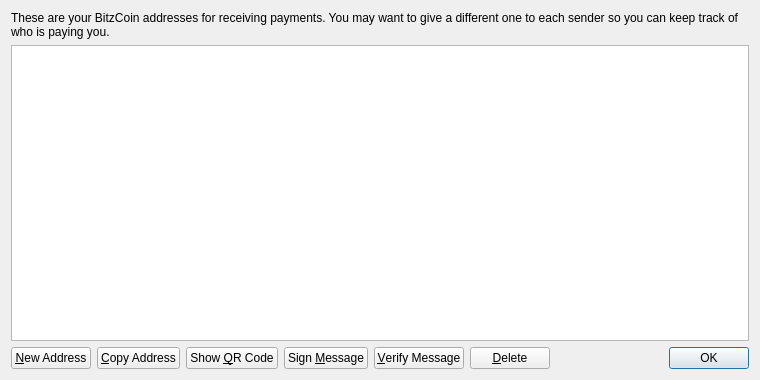
<?xml version="1.0" encoding="UTF-8"?>
<ui version="4.0">
 <class>AddressBookPage</class>
 <widget class="QWidget" name="AddressBookPage">
  <property name="geometry">
   <rect>
    <x>0</x>
    <y>0</y>
    <width>760</width>
    <height>380</height>
   </rect>
  </property>
  <property name="windowTitle">
   <string>Address Book</string>
  </property>
  <layout class="QVBoxLayout" name="verticalLayout">
   <item>
    <widget class="QLabel" name="labelExplanation">
     <property name="text">
      <string>These are your BitzCoin addresses for receiving payments. You may want to give a different one to each sender so you can keep track of who is paying you.</string>
     </property>
     <property name="textFormat">
      <enum>Qt::PlainText</enum>
     </property>
     <property name="wordWrap">
      <bool>true</bool>
     </property>
    </widget>
   </item>
   <item>
    <widget class="QTableView" name="tableView">
     <property name="contextMenuPolicy">
      <enum>Qt::CustomContextMenu</enum>
     </property>
     <property name="toolTip">
      <string>Double-click to edit address or label</string>
     </property>
     <property name="tabKeyNavigation">
      <bool>false</bool>
     </property>
     <property name="selectionMode">
      <enum>QAbstractItemView::SingleSelection</enum>
     </property>
     <property name="selectionBehavior">
      <enum>QAbstractItemView::SelectRows</enum>
     </property>
     <property name="sortingEnabled">
      <bool>true</bool>
     </property>
     <attribute name="verticalHeaderVisible">
      <bool>false</bool>
     </attribute>
    </widget>
   </item>
   <item>
    <layout class="QHBoxLayout" name="horizontalLayout">
     <item>
      <widget class="QPushButton" name="newAddressButton">
       <property name="toolTip">
        <string>Create a new address</string>
       </property>
       <property name="text">
        <string>&amp;New Address</string>
       </property>
      </widget>
     </item>
     <item>
      <widget class="QPushButton" name="copyToClipboard">
       <property name="toolTip">
        <string>Copy the currently selected address to the system clipboard</string>
       </property>
       <property name="text">
        <string>&amp;Copy Address</string>
       </property>
      </widget>
     </item>
     <item>
      <widget class="QPushButton" name="showQRCode">
       <property name="text">
        <string>Show &amp;QR Code</string>
       </property>
      </widget>
     </item>
     <item>
      <widget class="QPushButton" name="signMessage">
       <property name="toolTip">
        <string>Sign a message to prove you own a BitzCoin address</string>
       </property>
       <property name="text">
        <string>Sign &amp;Message</string>
       </property>
      </widget>
     </item>
     <item>
      <widget class="QPushButton" name="verifyMessage">
       <property name="toolTip">
        <string>Verify a message to ensure it was signed with a specified BitzCoin address</string>
       </property>
       <property name="text">
        <string>&amp;Verify Message</string>
       </property>
      </widget>
     </item>
     <item>
      <widget class="QPushButton" name="deleteButton">
       <property name="toolTip">
        <string>Delete the currently selected address from the list</string>
       </property>
       <property name="text">
        <string>&amp;Delete</string>
       </property>
      </widget>
     </item>
     <item>
      <spacer name="horizontalSpacer">
       <property name="orientation">
        <enum>Qt::Horizontal</enum>
       </property>
       <property name="sizeHint" stdset="0">
        <size>
         <width>40</width>
         <height>20</height>
        </size>
       </property>
      </spacer>
     </item>
     <item>
      <widget class="QDialogButtonBox" name="buttonBox">
       <property name="sizePolicy">
        <sizepolicy hsizetype="Maximum" vsizetype="Fixed">
         <horstretch>0</horstretch>
         <verstretch>0</verstretch>
        </sizepolicy>
       </property>
       <property name="standardButtons">
        <set>QDialogButtonBox::Ok</set>
       </property>
      </widget>
     </item>
    </layout>
   </item>
  </layout>
 </widget>
 <resources>
  <include location="../bitcoin.qrc"/>
 </resources>
 <connections/>
</ui>
